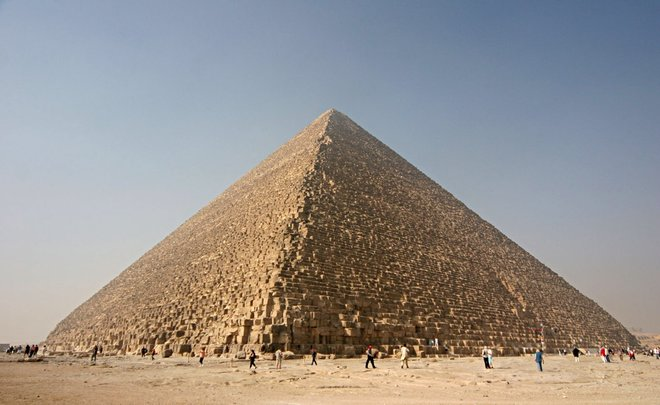
#> input picture data/images_general/pyramid.jpg, 660 x 405 px
$ python example07.py
#> lines starting #> are read from the running program, lines starting #| are printed output that depends on the picture
"""!
@brief Example 7
@details: FFT2 Examples
@author Theodoros Giannakopoulos {tyiannak@gmail.com}
"""
import cv2
import matplotlib.pyplot as plt
import numpy as np
from scipy import fftpack

img1 = cv2.cvtColor(cv2.imread('../data/images_general/pyramid.jpg'),
                    cv2.COLOR_BGR2GRAY)
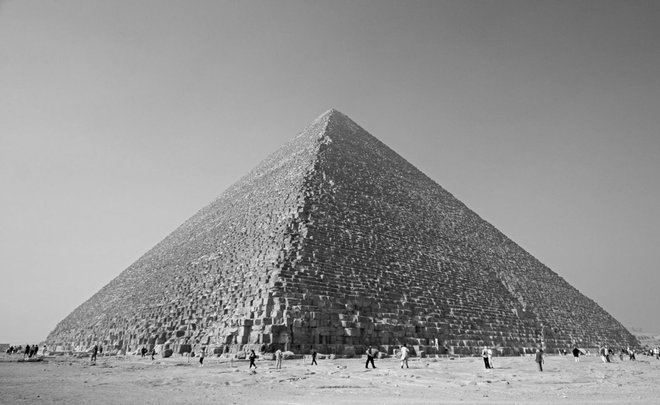
#> img1: shape (405, 660); min 1, max 253, mean 146.7
fft1 = np.log(np.abs(fftpack.fftshift(fftpack.fft2(img1))))
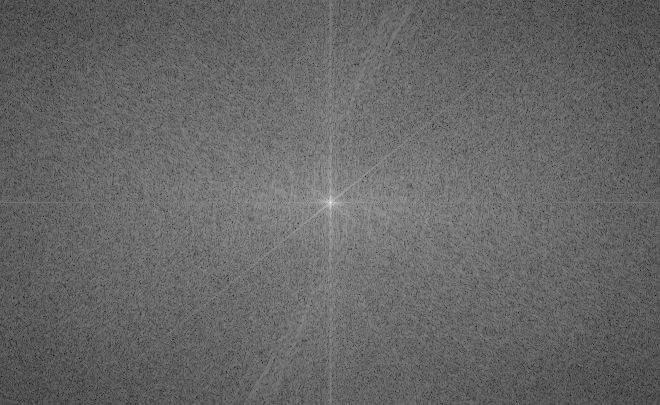
#> fft1: shape (405, 660) float64; min 2.21, max 17.48, mean 8.37; drawn with min black and max white

img2 = cv2.cvtColor(cv2.imread('../data/images_general/new_york_1.jpg'),
                    cv2.COLOR_BGR2GRAY)
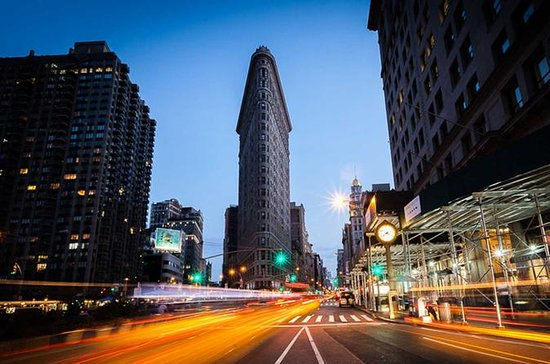
#> input picture data/images_general/new_york_1.jpg, 550 x 364 px
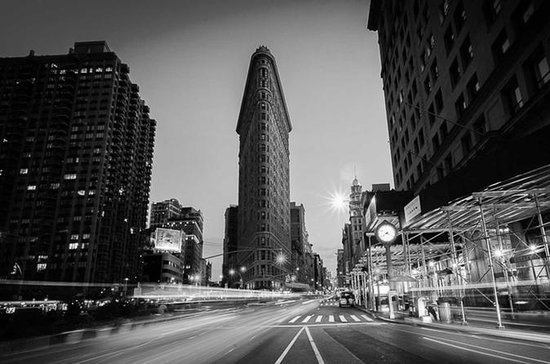
#> img2: shape (364, 550); min 0, max 255, mean 83.8
fft2 = np.log(np.abs(fftpack.fftshift(fftpack.fft2(img2))))
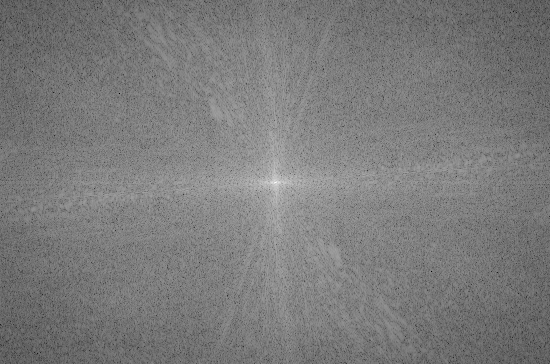
#> fft2: shape (364, 550) float64; min 0.734, max 16.64, mean 8.43; drawn with min black and max white

plt.subplot(2, 2, 1); plt.imshow(img1, cmap='gray'); plt.title("image")
plt.subplot(2, 2, 2); plt.imshow(fft1, cmap='jet'); plt.title("fft")
plt.subplot(2, 2, 3); plt.imshow(img2, cmap='gray'); plt.title("image")
plt.subplot(2, 2, 4); plt.imshow(fft2, cmap='jet'); plt.title("fft")
plt.show()
